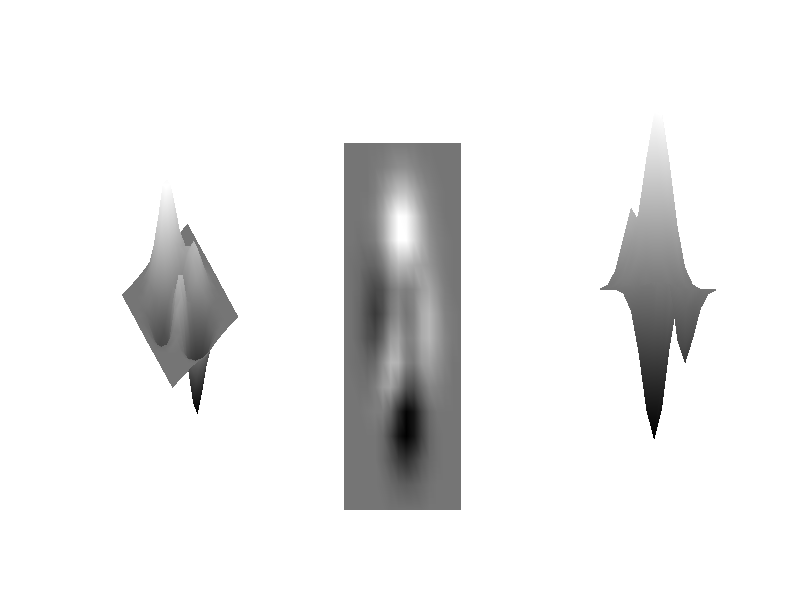

Recreate this plot in MATLAB.
z = peaks(16);
subplot(1,3,1);surf(z);shading interp;colormap(gray);
view(-37.5, 30); axis off
subplot(1,3,2); surf(z);shading interp;colormap(gray);
view(0,90); axis off
subplot(1,3,3);surf(z);shading interp;colormap(gray);
view(180,0); axis off
